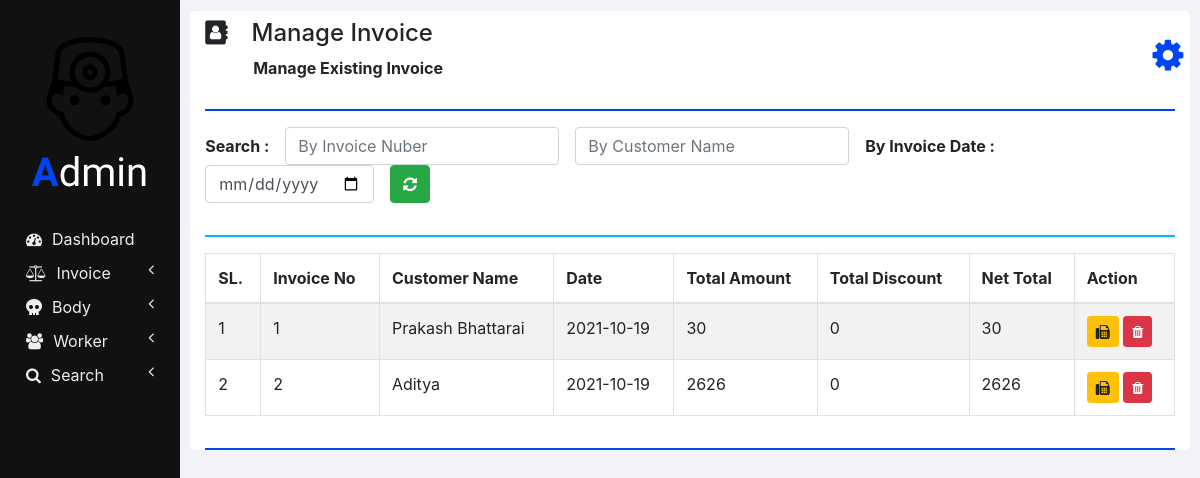
/manage_invoice.php, run on an earlier commit of the app's database.
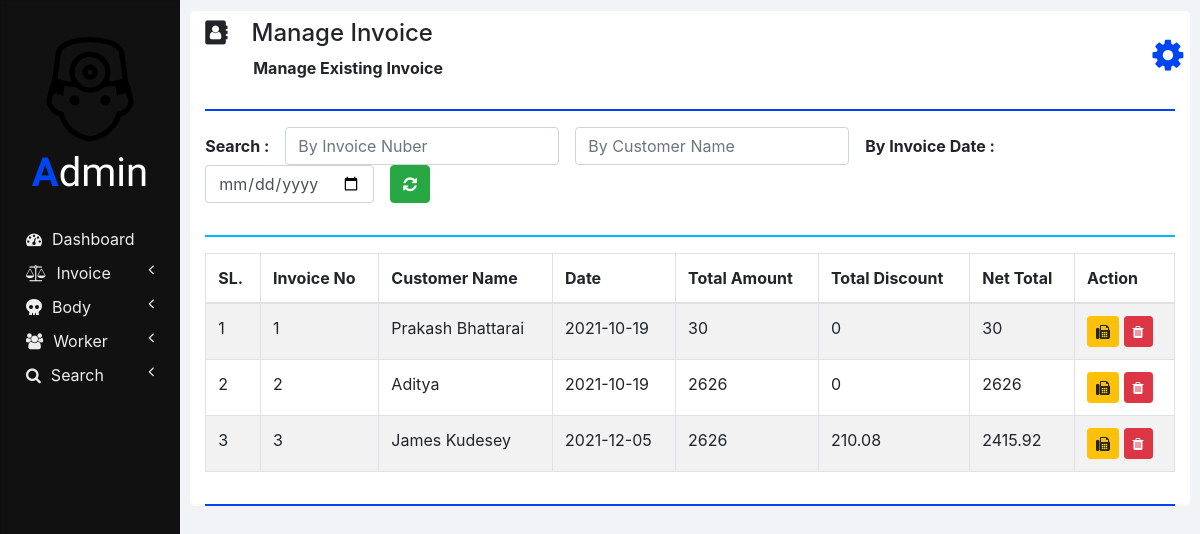
And on a later commit of the database.
### tables this page shows
CREATE TABLE `invoices` (
  `INVOICE_ID` int(11) NOT NULL,
  `NET_TOTAL` double NOT NULL DEFAULT 0,
  `INVOICE_DATE` date NOT NULL DEFAULT current_timestamp(),
  `CUSTOMER_ID` int(11) NOT NULL,
  `TOTAL_AMOUNT` double NOT NULL,
  `TOTAL_DISCOUNT` double NOT NULL
);

CREATE TABLE `customers` (
  `ID` int(11) NOT NULL,
  `NAME` varchar(20) NOT NULL,
  `CONTACT_NUMBER` varchar(10) NOT NULL,
  `ADDRESS` varchar(100) NOT NULL,
  `DOCTOR_NAME` varchar(20) NOT NULL,
  `DOCTOR_ADDRESS` varchar(100) NOT NULL
);

### php/manage_invoice.php (the view, shortened to what this page needs)
<?php
  function showInvoices() {
    require "db_connection.php";
    if($con) {
      $seq_no = 0;
      $query = "SELECT * FROM invoices INNER JOIN customers ON invoices.CUSTOMER_ID = customers.ID";
      $result = mysqli_query($con, $query);
      while($row = mysqli_fetch_array($result)) {
        $seq_no++;
        showInvoiceRow($seq_no, $row);
      }
    }
  }
  function showInvoiceRow($seq_no, $row) {
    ?>
    <tr>
      <td><?php echo $seq_no; ?></td>
      <td><?php echo $row['INVOICE_ID']; ?></td>
      <td><?php echo $row['NAME']; ?></td>
      <td><?php echo $row['INVOICE_DATE']; ?></td>
      <td><?php echo $row['TOTAL_AMOUNT']; ?></td>
      <td><?php echo $row['TOTAL_DISCOUNT']; ?></td>
      <td><?php echo $row['NET_TOTAL']; ?></td>
      <td>
        <button class="btn btn-warning btn-sm" onclick="printInvoice(<?php echo $row['INVOICE_ID']; ?>);">
          <i class="fa fa-fax"></i>
        </button>
        <button class="btn btn-danger btn-sm" onclick="deleteInvoice(<?php echo $row['INVOICE_ID']; ?>);">
          <i class="fa fa-trash"></i>
        </button>
      </td>
    </tr>
    <?php
  }
    ?>

### manage_invoice.php (shortened to what this page needs)
<!DOCTYPE html>
<html lang="en" dir="ltr">
  <head>
    <link rel="stylesheet" href="bootstrap/css/bootstrap.min.css">
    <link rel="stylesheet" href="https://use.fontawesome.com/releases/v5.3.1/css/all.css">
    <link rel="stylesheet" href="https://cdnjs.cloudflare.com/ajax/libs/font-awesome/4.7.0/css/font-awesome.min.css">
    <link rel="stylesheet" href="css/sidenav.css">
    <link rel="stylesheet" href="css/home.css">
  </head>
  <body>
    <div class="container-fluid">
      <div class="container">
        <?php
          require "php/header.php";
          createHeader('address-book', 'Manage Invoice', 'Manage Existing Invoice');
        ?>
        <div class="row">
          <div class="col-md-12 form-group form-inline">
            <label class="font-weight-bold" for="">Search :&emsp;</label>
            <input type="number" class="form-control" id="by_invoice_number" placeholder="By Invoice Nuber" onkeyup="searchInvoice(this.value, 'INVOICE_ID');">
            &emsp;<input type="text" class="form-control" id="by_customer_name" placeholder="By Customer Name" onkeyup="searchInvoice(this.value, 'NAME');">
            &emsp;<label class="font-weight-bold" for="">By Invoice Date :&emsp;</label>
            <input type="date" class="form-control" id="by_date" onchange="searchInvoice(this.value, 'INVOICE_DATE');">
            &emsp;<button class="btn btn-success font-weight-bold" onclick="refresh();"><i class="fa fa-refresh"></i></button>
          </div>
          <div class="col col-md-12">
            <hr class="col-md-12" style="padding: 0px; border-top: 2px solid  #02b6ff;">
          </div>
          <div class="col col-md-12 table-responsive">
            <div class="table-responsive">
            	<table class="table table-bordered table-striped table-hover">
            		<thead>
            			<tr>
            				<th>SL.</th>
            				<th>Invoice No</th>
            				<th>Customer Name</th>
            				<th>Date</th>
                    <th>Total Amount</th>
                    <th>Total Discount</th>
                    <th>Net Total</th>
                    <th>Action</th>
            			</tr>
            		</thead>
                <tbody id="invoices_div">
                  <?php
                    require 'php/manage_invoice.php';
                    showInvoices();
                  ?>
                </tbody>
            	</table>
            </div>
          </div>
        </div>
        <hr style="border-top: 2px solid #0045f3;">
      </div>
    </div>
  </body>
</html>

### php/header.php
<?php
  function createHeader($icon, $heading, $sub_heading) {
    echo '
    <section class="row content-header">
      <div class="header-title col-md-11">
        <p class="h4 pt-2"><i class="fa fa-'.$icon.'"></i>&emsp;'.$heading.'</p>
        &emsp;&emsp;&emsp;<small class="font-weight-bold h6">'.$sub_heading.'</small>
      </div>
      <div class="col-md-1 user_options">
        <button class="col col-md-1 m-3" onclick="showOptions();">
          <i class="fa fa-gear"></i>
        </button>
        <div id="mark"><i class="fa fa-play fa-rotate-270"></i></div>
        <ul id="options" class="options list-unstyled" style="display: none;">
          <li>
            <a href="my_profile.php"><i class="fa fa-user"></i><span>My Profile</span></a>
          </li>
          <li>
            <a href="change_password.php"><i class="fa fa-edit"></i><span>Change Password</span></a>
          </li>
          <li>
            <a href="logout.php"><i class="fa fa-key"></i><span>Logout</span></a>
          </li>
        </ul>
      </div>
    </section>
    <hr style="border-top: 2px solid #0045f3;">
    ';
  }
?>

### css/sidenav.css (style rules this page uses)
body { background-color: #f1f3f6; }
.sidenav { width: 15%; height: 100vh; background-color: #222222; position: fixed; z-index: 1; flex: 1 0 auto; }
.card { width: 100%; height: 100%; top: 0; border-radius: 0; background-color: #111111; }
.logo .logo-caption { font-family: 'Poiret One', cursive; color: #ffffff; text-align: center; margin-bottom: 25px; }
.logo .profile { margin-left: 50%; border-radius: 50%; transform: translate(-50%); }
.logo .tweak { color: #0045f3; font-weight: bold; }
.main-menu-item { padding: 5px 5px; cursor: pointer; }
.main-menu-item > a { color: #eeeeee; text-decoration: none; font-size: 16px; }
.main-menu-item > a > span { margin-left: 10px; }

### css/home.css (style rules this page uses)
html, body { height: 100vh; }
.container-fluid { margin-left: 15%; width: 85%; background: #f1f3f6; padding: 1px 0 0 0; flex: 1 0 auto; }
.container { margin: 0; max-width: 98%; margin: 1%; background-color: #ffffff; border-radius: 5px; }
.user_options button { max-width: 50px; max-height: 50px; font-size: 36px; background-color: #ffffff; color: #0045f3; border: none; outline: none; }
input[type=number] { -moz-appearance: textfield; }

What changed in the data, as far as the page shows it:
added invoices: seq_no "3", INVOICE_ID "3", CUSTOMER_ID.NAME "James Kudesey", INVOICE_DATE "2021-12-05", TOTAL_AMOUNT "2626", TOTAL_DISCOUNT "210.08", NET_TOTAL "2415.92"
